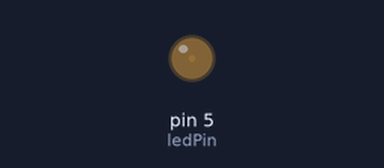
Bench run of a sketch on a simulated Arduino Uno, built with avr-gcc and run on an emulated ATmega328P. On the bench: output pins drawn as LEDs (lit = HIGH). What the sketch prints to the serial monitor is not drawn.

Above: at 5.05 s.
At 6.15 s:
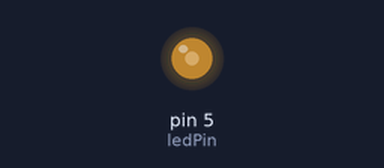
At 7.3 s:
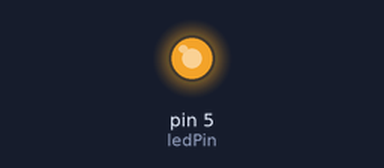
At 9.6 s:
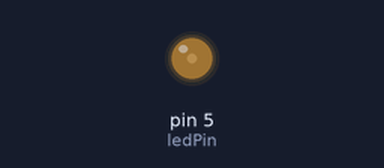
Timing chart, 0 to 11.7 s (numbered marks = the images above):
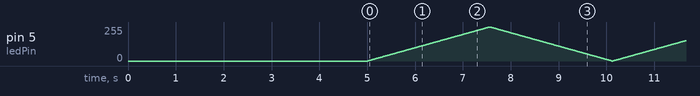

The sketch:

led_fade_demo.ino
```cpp
const int ledPin = 5; // Pin 5 supports PWM

void setup() {
  Serial.begin(115200);
  delay(5000);
  Serial.println(__FILE__);

  pinMode(ledPin, OUTPUT);
}

void loop() {
  for (int brightness = 0; brightness <= 255; brightness++) {
    analogWrite(ledPin, brightness);
    delay(10);
  }
  for (int brightness = 255; brightness >= 0; brightness--) {
    analogWrite(ledPin, brightness);
    delay(10);
  }
}
```
